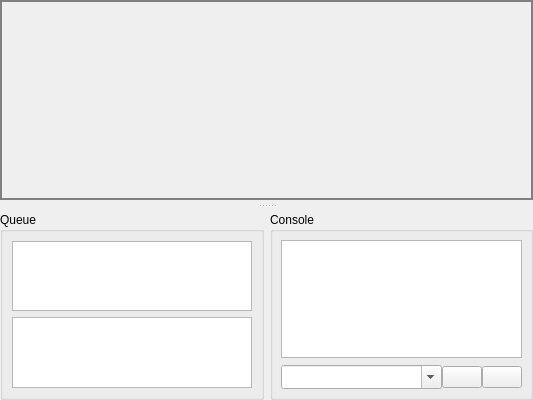
        <widget class="QSplitter" name="splitter">
         <property name="orientation">
          <enum>Qt::Vertical</enum>
         </property>
         <property name="handleWidth">
          <number>12</number>
         </property>
         <widget class="QWidget" name="frame" native="true">
          <property name="sizePolicy">
           <sizepolicy hsizetype="Preferred" vsizetype="Minimum">
            <horstretch>0</horstretch>
            <verstretch>0</verstretch>
           </sizepolicy>
          </property>
          <property name="minimumSize">
           <size>
            <width>0</width>
            <height>200</height>
           </size>
          </property>
          <property name="styleSheet">
           <string notr="true">border: 1px solid gray;</string>
          </property>
          <layout class="QVBoxLayout" name="verticalLayout_8">
           <property name="leftMargin">
            <number>1</number>
           </property>
           <property name="topMargin">
            <number>1</number>
           </property>
           <property name="rightMargin">
            <number>1</number>
           </property>
           <property name="bottomMargin">
            <number>1</number>
           </property>
           <item>
            <widget class="GLWidget" name="glwVisualizer" native="true"/>
           </item>
          </layout>
         </widget>
         <widget class="QWidget" name="horizontalLayoutWidget">
          <layout class="QHBoxLayout" name="horizontalLayout">
           <item>
            <widget class="QGroupBox" name="groupBox">
             <property name="title">
              <string>Queue</string>
             </property>
             <layout class="QVBoxLayout" name="verticalLayout_10">
              <item>
               <widget class="QTableView" name="tblProgram">
                <property name="font">
                 <font>
                  <pointsize>9</pointsize>
                 </font>
                </property>
                <property name="contextMenuPolicy">
                 <enum>Qt::CustomContextMenu</enum>
                </property>
                <property name="editTriggers">
                 <set>QAbstractItemView::AnyKeyPressed|QAbstractItemView::DoubleClicked|QAbstractItemView::EditKeyPressed|QAbstractItemView::SelectedClicked</set>
                </property>
                <property name="selectionMode">
                 <enum>QAbstractItemView::ContiguousSelection</enum>
                </property>
                <property name="selectionBehavior">
                 <enum>QAbstractItemView::SelectRows</enum>
                </property>
                <property name="gridStyle">
                 <enum>Qt::DashLine</enum>
                </property>
                <attribute name="horizontalHeaderMinimumSectionSize">
                 <number>50</number>
                </attribute>
                <attribute name="horizontalHeaderHighlightSections">
                 <bool>false</bool>
                </attribute>
                <attribute name="verticalHeaderVisible">
                 <bool>false</bool>
                </attribute>
               </widget>
              </item>
              <item>
               <widget class="QTableView" name="tblHeightMap">
                <property name="alternatingRowColors">
                 <bool>true</bool>
                </property>
                <property name="selectionMode">
                 <enum>QAbstractItemView::SingleSelection</enum>
                </property>
                <property name="gridStyle">
                 <enum>Qt::DashLine</enum>
                </property>
                <attribute name="horizontalHeaderVisible">
                 <bool>false</bool>
                </attribute>
                <attribute name="horizontalHeaderDefaultSectionSize">
                 <number>60</number>
                </attribute>
                <attribute name="horizontalHeaderHighlightSections">
                 <bool>false</bool>
                </attribute>
                <attribute name="verticalHeaderVisible">
                 <bool>false</bool>
                </attribute>
               </widget>
              </item>
             </layout>
            </widget>
           </item>
           <item>
            <widget class="GroupBox" name="grpConsole">
             <property name="autoFillBackground">
              <bool>false</bool>
             </property>
             <property name="title">
              <string>Console</string>
             </property>
             <layout class="QVBoxLayout" name="verticalLayout_3" stretch="0,0,0">
              <property name="spacing">
               <number>0</number>
              </property>
              <property name="leftMargin">
               <number>8</number>
              </property>
              <property name="topMargin">
               <number>8</number>
              </property>
              <property name="rightMargin">
               <number>8</number>
              </property>
              <property name="bottomMargin">
               <number>8</number>
              </property>
              <item>
               <widget class="QPlainTextEdit" name="txtConsole">
                <property name="minimumSize">
                 <size>
                  <width>0</width>
                  <height>1</height>
                 </size>
                </property>
                <property name="font">
                 <font>
                  <pointsize>9</pointsize>
                 </font>
                </property>
                <property name="readOnly">
                 <bool>true</bool>
                </property>
               </widget>
              </item>
              <item>
               <spacer name="spacerConsole">
                <property name="orientation">
                 <enum>Qt::Vertical</enum>
                </property>
                <property name="sizeType">
                 <enum>QSizePolicy::Fixed</enum>
                </property>
                <property name="sizeHint" stdset="0">
                 <size>
                  <width>20</width>
                  <height>7</height>
                 </size>
                </property>
               </spacer>
              </item>
              <item>
               <layout class="QHBoxLayout" name="horizontalLayout_7" stretch="1,0,0">
                <item>
                 <widget class="ComboBox" name="cboCommand">
                  <property name="styleSheet">
                   <string notr="true">padding-top: 3;
padding-bottom: 3;
padding-right: 8;</string>
                  </property>
                  <property name="editable">
                   <bool>true</bool>
                  </property>
                  <property name="maxVisibleItems">
                   <number>5</number>
                  </property>
                  <property name="maxCount">
                   <number>10</number>
                  </property>
                  <property name="insertPolicy">
                   <enum>QComboBox::InsertAtTop</enum>
                  </property>
                 </widget>
                </item>
                <item>
                 <widget class="QPushButton" name="cmdCommandSend">
                  <property name="toolTip">
                   <string>Send command</string>
                  </property>
                  <property name="icon">
                   <iconset resource="images.qrc">
                    <normaloff>:/images/send_1.png</normaloff>:/images/send_1.png</iconset>
                  </property>
                  <property name="iconSize">
                   <size>
                    <width>16</width>
                    <height>16</height>
                   </size>
                  </property>
                 </widget>
                </item>
                <item>
                 <widget class="QPushButton" name="cmdClearConsole">
                  <property name="toolTip">
                   <string>Clear console</string>
                  </property>
                  <property name="icon">
                   <iconset resource="images.qrc">
                    <normaloff>:/images/erase_1.png</normaloff>:/images/erase_1.png</iconset>
                  </property>
                  <property name="iconSize">
                   <size>
                    <width>16</width>
                    <height>16</height>
                   </size>
                  </property>
                 </widget>
                </item>
               </layout>
              </item>
             </layout>
            </widget>
           </item>
          </layout>
         </widget>
        </widget>
